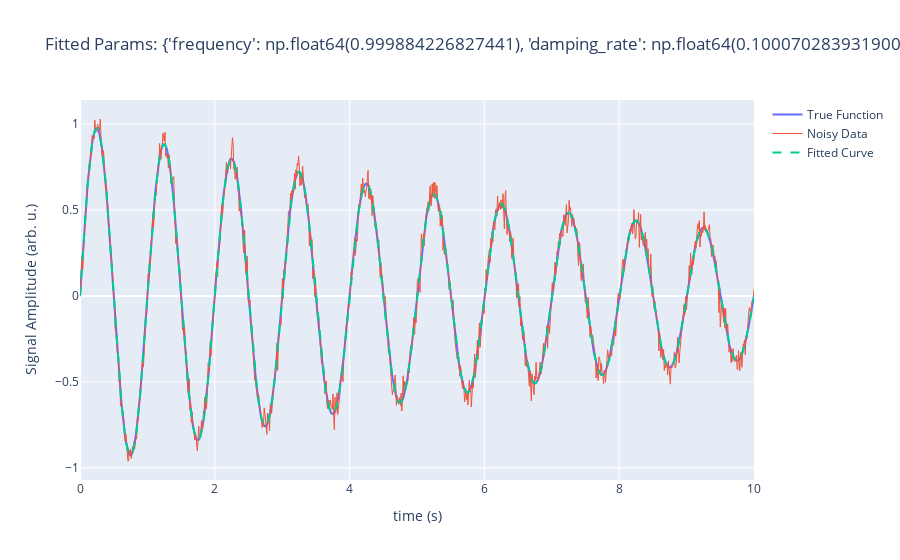

Source (notebook cell):
### Code cell
import numpy as np
import numpy.typing as npt
import plotly.graph_objects as go
from scipy.optimize import curve_fit
from math_functions import damp_sine_wave

# 1. Generate clean data
x_samp: npt.NDArray[np.float64] = np.linspace(0, 10, 1000)
true_params = dict(frequency=1.0, damping_rate=0.1, phase=0.0)
y_clean: npt.NDArray[np.float64] = damp_sine_wave(x_samp, **true_params)

# 2. Add noise
rng = np.random.default_rng(seed=42)
noise: npt.NDArray[np.float64] = rng.normal(scale=0.05, size=x_samp.shape)
y_noisy = y_clean + noise


# 3. Define a wrapper for curve_fit
def wrapper(
    x: npt.NDArray[np.float64], frequency: float, damping_rate: float, phase: float
) -> npt.NDArray[np.float64]:
    return damp_sine_wave(
        x, frequency=frequency, damping_rate=damping_rate, phase=phase
    )


# 4. Fit data with perturbed initial guess
initial_guess = [0.8, 0.6, 0.2]  # intentionally inaccurate
popt, pcov = curve_fit(wrapper, x_samp, y_noisy, p0=initial_guess)
fitted_params = dict(zip(["frequency", "damping_rate", "phase"], popt))

# 5. Visualize
fig = go.Figure().update_layout(width=900)

fig.add_trace(go.Scatter(name="True Function", mode="lines", x=x_samp, y=y_clean))
fig.add_trace(
    go.Scatter(name="Noisy Data", mode="lines", x=x_samp, y=y_noisy, line=dict(width=1))
)
fig.add_trace(
    go.Scatter(
        name="Fitted Curve",
        mode="lines",
        x=x_samp,
        y=wrapper(x_samp, *popt),
        line=dict(dash="dash"),
    )
)

fig.update_layout(
    xaxis_title="time (s)",
    yaxis_title="Signal Amplitude (arb. u.)",
    title=f"Fitted Params: {fitted_params}",
)
fig.show()

### Figure 1 — Plotly figure (JSON) as saved in the notebook; plotly's stock layout.template omitted (floating-point values rounded to 4 significant figures; data arrays with more than 128 entries replaced by an {"elided": "..."} marker saying what was removed)
{"data": [{"mode": "lines", "name": "True Function", "type": "scatter", "x": {"elided": "1000 float values"}, "y": {"elided": "1000 float values"}}, {"line": {"width": 1}, "mode": "lines", "name": "Noisy Data", "type": "scatter", "x": {"elided": "1000 float values"}, "y": {"elided": "1000 float values"}}, {"line": {"dash": "dash"}, "mode": "lines", "name": "Fitted Curve", "type": "scatter", "x": {"elided": "1000 float values"}, "y": {"elided": "1000 float values"}}], "layout": {"title": {"text": "Fitted Params: {'frequency': np.float64(0.999884226827441), 'damping_rate': np.float64(0.10007028393190001), 'phase': np.float64(-0.0020240342440919056)}"}, "width": 900, "xaxis": {"title": {"text": "time (s)"}}, "yaxis": {"title": {"text": "Signal Amplitude (arb. u.)"}}}}
